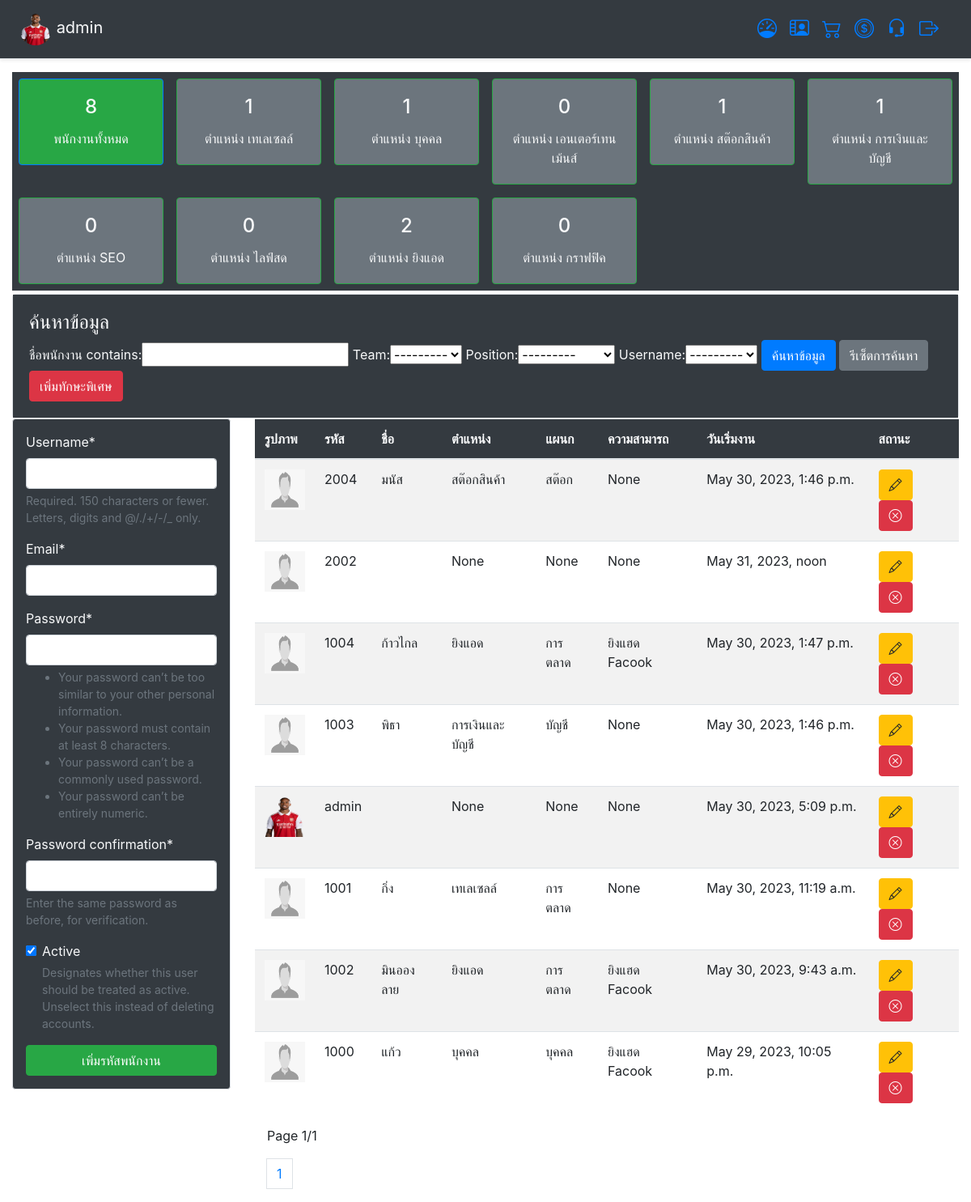
The page /user/ (signed in) on the database as committed earlier.
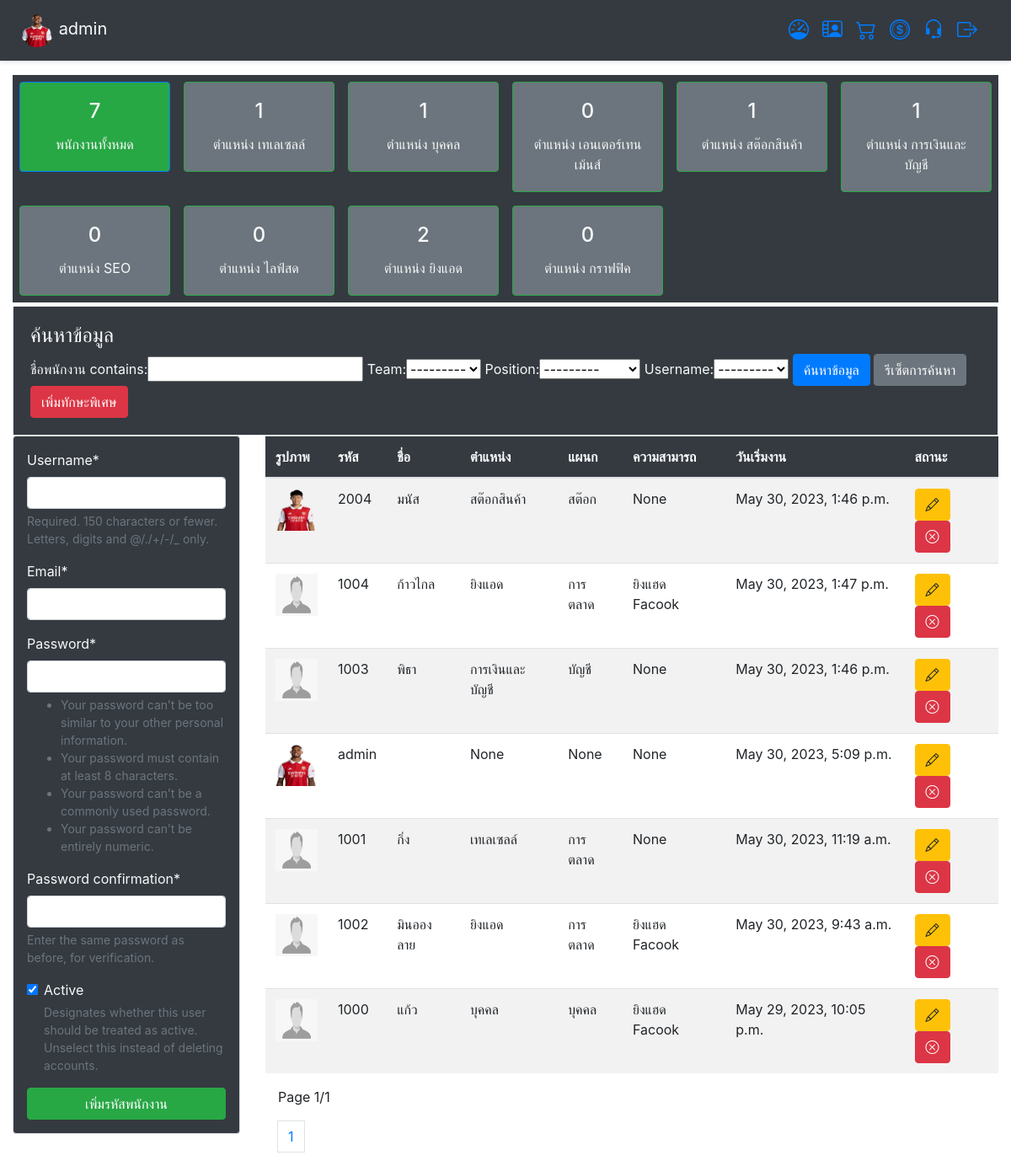
The same page on the database as committed later.
### app_user/models.py (models this page shows, shortened)
class ProfileUser(models.Model):
    username = models.OneToOneField(User,on_delete=models.CASCADE) # ชื่อพนักงาน
    image_profile = models.ImageField('รูปภาพโปรไฟล์',upload_to='image_profile',null=True,blank=True,default='default.png')#รูปภาพโปรไฟล์
    nickname = models.CharField('ชื่อพนักงาน',max_length=20,blank=True)	# ชื่อเล่นพนักงาน
    address = models.CharField('ที่อยู่',max_length=255,blank=True,null=True)# ที่อยู่
    phone = models.CharField('เบอร์โทรศัพท์',max_length=10,blank=True) #  เบอร์โทรศัพท์
    image_id_card = models.ImageField('สำเนาบัตรประชาชน',upload_to='image_id_card',null=True,blank=True,default='default.png')#สำเนาบัตรประชาชน
    bank_id = models.IntegerField('หมายเลขบัญชีธนาคาร',blank=True,null=True)#หมายเลขบัญชีธนาคาร
    image_bank = models.ImageField('สำเนาบัญชีธนาคาร',upload_to='image_bank',null=True,blank=True,default='default.png') #สำเนาบัญชีธนาคาร
    level = models.TextChoices("Level", "ฝ่ายการตลาด ฝ่ายสต๊อกสินค้า ฝ่ายการเงินการบัญชี ฝ่ายบุคคล")
    permission = models.CharField('สิทธิ์การใช้งาน',blank=True, choices=level.choices, max_length=21)#สิทธิ์การใช้งาน
    team = models.ForeignKey(Team,on_delete=models.CASCADE,blank=True,null=True)#ฝาย
    position = models.ForeignKey(Positions,on_delete=models.CASCADE,blank=True,null=True)#ตำแหน่งงาน
    MedalType = models.TextChoices("MedalType", "น้อยกว่า1ปี 1ปี 2ปี มากกว่า3ปี")
    working_experience = models.CharField('ประสบการณ์ทำงาน',blank=True, choices=MedalType.choices, max_length=20)#ประสบการณ์ทำงาน
    working_skill = models.ForeignKey(Skill,on_delete=models.CASCADE,blank=True,null=True)#ทักษะการทำงาน
    worked_date = models.DateTimeField('วันเริ่มงาน',auto_now_add=True,blank=True,null=True)#วันเริ่มงาน
    image_check = models.BooleanField(default=False)
    other = models.TextField('หมายเหตุ',max_length=255,blank=True)
    class Meta:
        ordering = ["-username"]
        verbose_name_plural = "Profile"
        verbose_name = "Member"

class Positions (models.Model):
    name = models.CharField('ตำแหน่งงาน',max_length=255,unique=True)
    class Meta:
        ordering = ["-id"]
        verbose_name_plural = "Create Position"
        verbose_name = "Name Position"
    def __str__(self):
        return self.name

class Team (models.Model):
    name = models.CharField('ชื่อทีม',max_length=255)
    image =  models.ImageField('สัญญาลักษณ์ทีม',upload_to='image_teams',null=True,blank=True,default='default.png') #รูปถ่าย
    detail = models.CharField('รายละเอียดเพิ่มเติม',max_length=255,null=True,blank=True)
    class Meta:
        ordering = ["-id"]
        verbose_name_plural = "Create Team"
        verbose_name = "Name Team"
    def __str__(self):
        return self.name

class Skill (models.Model):
    name = models.CharField('สกิลการทำงาน',max_length=255,unique=True)
    class Meta:
        ordering = ["-id"]
        verbose_name_plural = "Create Skill"
        verbose_name = "Name Skill"
    def __str__(self):
        return self.name

### app_user/views.py (the view)
# urls.py: path('',Dashboard,name="home-user"),
@login_required(login_url='')
def Dashboard (request):
	user_filter = ProfileFilter(request.GET,queryset=ProfileUser.objects.all())
	filter_user = user_filter.form
	user = user_filter.qs
	all_unit = user.count()
	users = ProfileUser.objects.all()
	if request.method == 'POST':
		form_user = UserForms(request.POST)
		if form_user.is_valid():
			username = form_user.save()
			ProfileUser.objects.create(username=username)
			return redirect('/user')  # Redirect to user profile page
	else:
		form_user = UserForms()
	page = Paginator(user,10)
	page_list = request.GET.get("page")
	page_user = page.get_page(page_list)
	count_all = ProfileUser.objects.all().count()
	enterterment = ProfileUser.objects.all().filter(position='8').count()
	telesale = ProfileUser.objects.all().filter(position='7').count()
	personal = ProfileUser.objects.all().filter(position='6').count()
	stock = ProfileUser.objects.all().filter(position='5').count()
	account = ProfileUser.objects.all().filter(position='4').count()
	live = ProfileUser.objects.all().filter(position='3').count()
	ads = ProfileUser.objects.all().filter(position='2').count()
	graphic = ProfileUser.objects.all().filter(position='1').count()
	seo = ProfileUser.objects.all().filter(position='9').count()
	context = {
		"filter_user": filter_user,
		"page_user" : page_user,
		"form_user":form_user,
		"all_unit" : all_unit,
		"count_all":count_all,
		"enterterment":enterterment,
		"telesale":telesale,
		"personal":personal,
		"stock":stock,
		"account":account,
		"live":live,
		"ads":ads,
		"graphic":graphic,
		"seo":seo,
	}
	return render (request,'html_user/dashboard_user.html',context)

### app_user/forms.py
class UserForms (UserCreationForm):
    email = forms.EmailField()
    class Meta:
        model = User
        fields =["username","email","password1","password2","is_active"]

### templates/html_user/dashboard_user.html (shortened to what this page needs)
{% extends 'base/layout.html' %}
{% load crispy_forms_tags %}
{% block content%}
<div class="container-fluid">
	{% include 'html_user/navbar_user.html'%}
	<div class="row mt-1">
		<div class="col-md-12 ">
			<div class="card border">
			  <div class="card-body bg-dark text-light">
				<h4>ค้นหาข้อมูล</h4>
				<form method="GET">
				{{ filter_user }}
					<button type="submit" class="btn btn-primary">ค้นหาข้อมูล</button>
					<a tpye='reset' class="btn btn-secondary " href="{% url 'home-user'%}"> รีเซ็ตการค้นหา </a>
					<a class = "btn btn-danger"href="{%url 'add-skill'%}"> เพิ่มทักษะพิเศษ </a>
				</form>
			  </div>
			</div>
		</div>
		<div class="col-md-3">
			<div class="card border p-3 bg-dark text-light">
				<form method="POST">
					{{ form_user |crispy }}
					<input type="submit" value="เพิ่มรหัสพนักงาน" class="btn btn-success btn-block ">
				</form>
			</div>
		</div>
		<div class="col-md-9">
				<table class="table table-striped ">
					<thead class="bg-dark text-light">
					  <tr>
						<th> รูปภาพ </th>
						<th> รหัส </th>
						<th> ชื่อ </th>
						<th> ตำแหน่ง </th>
						<th> แผนก </th>
						<th> ความสามารถ </th>
						<th> วันเริ่มงาน </th>
						<th> สถานะ </th>
					  </tr>
					</thead>
					<tbody>
					  {% for user in page_user.object_list %}
					  <tr>
						<td><img src="{{ user.image_profile.url}}"  width="50" height="50" alt="..."></td>
						<td> {{ user.username}}</td>
						<td> {{ user.nickname}}</td>
						<td> {{ user.position }}</td>
						<td> {{ user.team}} </td>
						<td> {{ user.working_skill}} </td>
						<td> {{ user.worked_date}} </td>
						<td>
							<a href="{% url 'profile-update' user.pk %}" class="btn btn-warning"><i class="bi bi-pencil"></i></a>
							<a href="{% url 'profile-delete' user.pk %}" class="btn btn-danger"><i class="bi bi-x-circle"></i></a>
						</td>
					  </tr>
					  {% endfor %}
					</tbody>
				</table>
					<div class="container-fluid mt-2">
						<div class="row">
							<div class="col-md-12">
								<nav aria-label="Page navigation example">
									<p>Page {{page_user.number}}/{{page_user.paginator.num_pages}} </p>
									<ul class="pagination">
									{% for num_page in page_user.paginator.page_range %}
									{% if page.number == num_page %}
										<li class="page-item"><a class="page-link" href="{% url 'home-user'%}?page={{ num_page }}">{{ num_page }}</a></li>
									{% else %}
										<li class="page-item"><a class="page-link" href="{% url 'home-user'%}?page={{ num_page }}">{{ num_page }}</a></li>
									{% endif %}
									{% endfor %}
									</ul>
								</nav>
							</div>
						</div>
					</div>
			</div>
		</div>
	</div>
	</div>
</div>
{% endblock content %}

Rows that differ between the two databases and show on the page:
removed ProfileUser: image_profile (placeholder picture), username "2002", position "None", team "None", working_skill "None", worked_date "May 31, 2023, noon"
changed ProfileUser "มนัส": image_profile: picture added in place of a placeholder
Other text that changed with them:
{{ count_all }}: "8" → "7"
